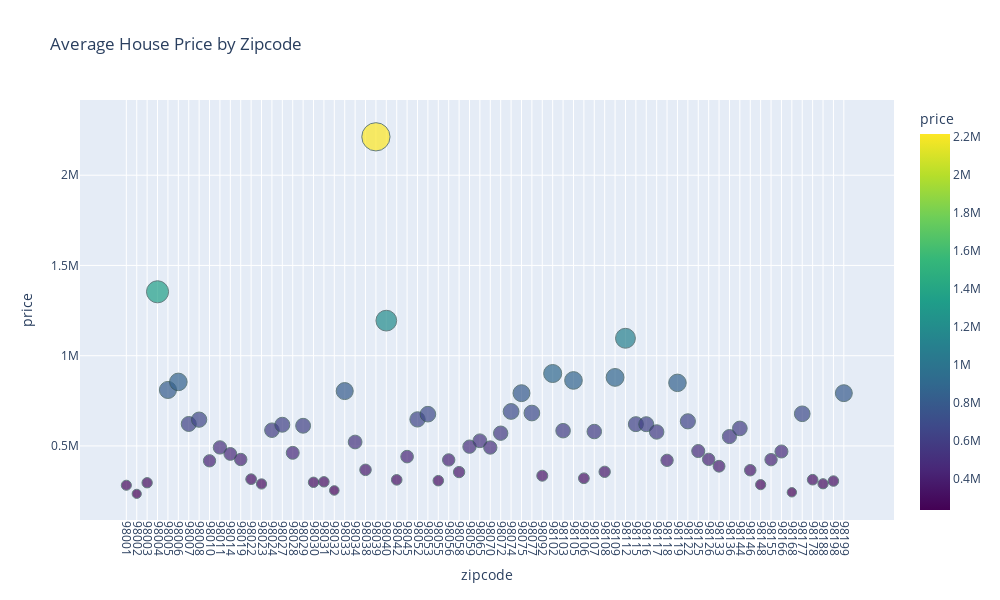

This figure's notebook cell:
### Code cell
zipcode_summary = king_county_houses1.groupby('zipcode')['price'].mean().reset_index()

fig = px.scatter(
    zipcode_summary,
    x='zipcode',
    y='price',
    size='price',
    color='price',
    color_continuous_scale='Viridis',
    title='Average House Price by Zipcode',
)

fig.update_traces(marker=dict(opacity=0.7, line=dict(width=1, color='DarkSlateGrey')))
fig.update_layout(
    xaxis=dict(type='category', tickangle=90, tickmode='linear'),
    width=1000,
    height=600
)
fig.show()
